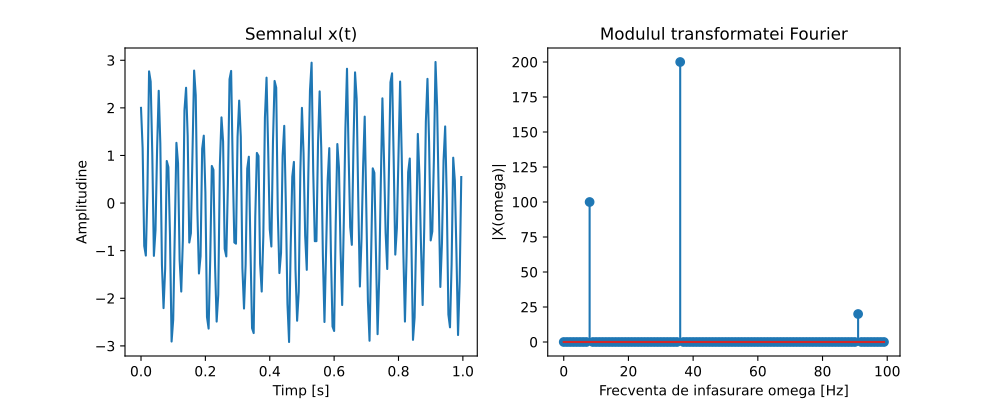

Here is the Python script that generated this plot:
import numpy as np
import matplotlib.pyplot as plt
import math

fs = 200
t = np.linspace(0, 1, fs, endpoint=False)
f1, f2, f3 = 8, 36, 91
x = np.sin(2 * np.pi * f1 * t) + 2 * np.cos(2 * np.pi * f2 * t) + 0.2 * np.sin(2 * np.pi * f3 * t)

def dft_bucle(x):
    N = len(x)
    X = np.zeros(N, dtype=complex)
    for w in range(N): #parcurgere frecvente testate
        for n in range(N): #parcurgere esantioane
            X[w] = X[w] + x[n] * math.e ** (-2j * math.pi * n * w / N)
    return X
 
 
def dft_matrice(x):
    N = len(x)
    F = np.zeros((N, N), dtype=complex)
    for k in range(N):
        for n in range(N):
            F[k, n] = math.e ** (-2j * math.pi * k * n / N)
    return F @ x
 
X1 = dft_bucle(x)
X2 = dft_matrice(x)
print(np.allclose(X1, X2)) #verficare daca sunt identice
 
omega = np.arange(0, 100)
modul = np.abs(X1[:100])
 
fig, axs = plt.subplots(1, 2, figsize=(10, 4))
axs[0].plot(t, x)
axs[0].set_title('Semnalul x(t)')
axs[0].set_xlabel('Timp [s]')
axs[0].set_ylabel('Amplitudine')
axs[1].stem(omega, modul)
axs[1].set_title('Modulul transformatei Fourier')
axs[1].set_xlabel('Frecventa de infasurare omega [Hz]')
axs[1].set_ylabel('|X(omega)|')
plt.savefig('ex3.pdf')
plt.show()
